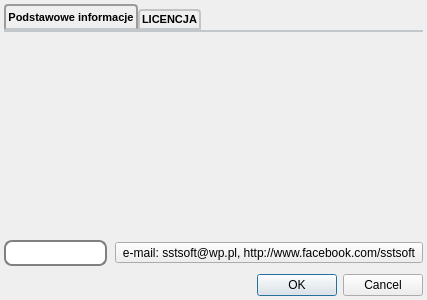
<?xml version="1.0" encoding="UTF-8"?>
<ui version="4.0">
 <class>Resizer_about_form</class>
 <widget class="QDialog" name="Resizer_about_form">
  <property name="geometry">
   <rect>
    <x>0</x>
    <y>0</y>
    <width>427</width>
    <height>300</height>
   </rect>
  </property>
  <property name="windowTitle">
   <string>Dialog</string>
  </property>
  <layout class="QVBoxLayout" name="verticalLayout">
   <property name="spacing">
    <number>8</number>
   </property>
   <property name="leftMargin">
    <number>4</number>
   </property>
   <property name="topMargin">
    <number>4</number>
   </property>
   <property name="rightMargin">
    <number>4</number>
   </property>
   <property name="bottomMargin">
    <number>4</number>
   </property>
   <item>
    <widget class="QTabWidget" name="tabWidget">
     <property name="font">
      <font>
       <family>MS Shell Dlg 2</family>
       <pointsize>8</pointsize>
       <weight>75</weight>
       <italic>false</italic>
       <bold>true</bold>
      </font>
     </property>
     <property name="styleSheet">
      <string notr="true">QTabWidget::pane { /* The tab widget frame */
         border-top: 2px solid #C2C7CB;
     }

     QTabWidget::tab-bar {
         left: 0px; /* move to the right by 5px */
     }

     /* Style the tab using the tab sub-control. Note that
         it reads QTabBar _not_ QTabWidget */
     QTabBar::tab {
         background: qlineargradient(x1: 0, y1: 0, x2: 0, y2: 1,
                                     stop: 0 #E1E1E1, stop: 0.4 #DDDDDD,
                                     stop: 0.5 #D8D8D8, stop: 1.0 #D3D3D3);
         border: 2px solid #C4C4C3;
         border-bottom-color: #C2C7CB; /* same as the pane color */
         border-top-left-radius: 4px;
         border-top-right-radius: 4px;
         min-width: 8ex;
         padding: 2px;
     }

     QTabBar::tab:selected, QTabBar::tab:hover {
         background: qlineargradient(x1: 0, y1: 0, x2: 0, y2: 1,
                                     stop: 0 #fafafa, stop: 0.4 #f4f4f4,
                                     stop: 0.5 #e7e7e7, stop: 1.0 #fafafa);
     }

     QTabBar::tab:selected {
         border-color: #9B9B9B;
         border-bottom-color: #C2C7CB; /* same as pane color */
     }

     QTabBar::tab:!selected {
         margin-top: 5px; /* make non-selected tabs look smaller */
     }</string>
     </property>
     <property name="currentIndex">
      <number>0</number>
     </property>
     <widget class="QWidget" name="tab">
      <attribute name="title">
       <string>Podstawowe informacje</string>
      </attribute>
     </widget>
     <widget class="QWidget" name="tab_2">
      <attribute name="title">
       <string>LICENCJA</string>
      </attribute>
      <layout class="QGridLayout" name="gridLayout">
       <item row="0" column="0">
        <widget class="QTextBrowser" name="textBrowser">
         <property name="frameShape">
          <enum>QFrame::Box</enum>
         </property>
        </widget>
       </item>
      </layout>
     </widget>
    </widget>
   </item>
   <item>
    <layout class="QHBoxLayout" name="horizontalLayout">
     <item>
      <widget class="QProgressBar" name="progressBar">
       <property name="styleSheet">
        <string notr="true">QProgressBar {
     border: 2px solid grey;
     border-radius: 8px;
 }

 QProgressBar::chunk {
     background-color: #FF0000;
     width: 10px;
 }</string>
       </property>
       <property name="value">
        <number>0</number>
       </property>
       <property name="textVisible">
        <bool>false</bool>
       </property>
      </widget>
     </item>
     <item>
      <widget class="QToolButton" name="toolButton">
       <property name="text">
        <string>e-mail: sstsoft@wp.pl, http://www.facebook.com/sstsoft</string>
       </property>
      </widget>
     </item>
    </layout>
   </item>
   <item>
    <widget class="QDialogButtonBox" name="buttonBox">
     <property name="orientation">
      <enum>Qt::Horizontal</enum>
     </property>
     <property name="standardButtons">
      <set>QDialogButtonBox::Cancel|QDialogButtonBox::Ok</set>
     </property>
    </widget>
   </item>
  </layout>
 </widget>
 <resources/>
 <connections>
  <connection>
   <sender>buttonBox</sender>
   <signal>accepted()</signal>
   <receiver>Resizer_about_form</receiver>
   <slot>accept()</slot>
   <hints>
    <hint type="sourcelabel">
     <x>248</x>
     <y>254</y>
    </hint>
    <hint type="destinationlabel">
     <x>157</x>
     <y>274</y>
    </hint>
   </hints>
  </connection>
  <connection>
   <sender>buttonBox</sender>
   <signal>rejected()</signal>
   <receiver>Resizer_about_form</receiver>
   <slot>reject()</slot>
   <hints>
    <hint type="sourcelabel">
     <x>316</x>
     <y>260</y>
    </hint>
    <hint type="destinationlabel">
     <x>286</x>
     <y>274</y>
    </hint>
   </hints>
  </connection>
 </connections>
</ui>
